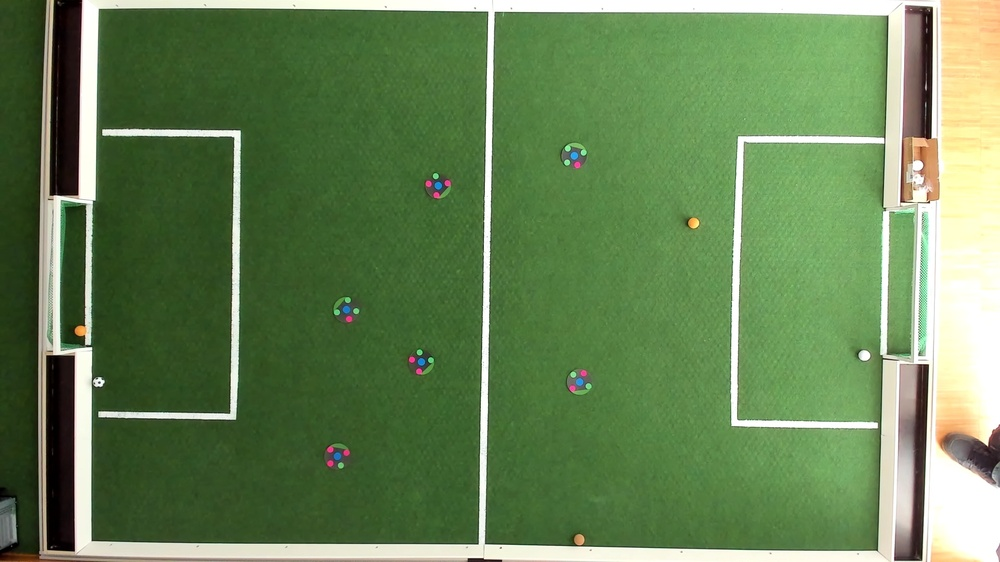
#> input picture FieldTest_AllLight_Off_Daylight(hight).jpg, 1000 x 562 px, shrunk from 1920 x 1080 before the run
$ python erosion.py --input 'FieldTest_AllLight_Off_Daylight(hight).jpg'
#> lines starting #> are read from the running program, lines starting #| are printed output that depends on the picture; after the words box and inside, x2 and y2 are one past the last pixel; in counts of white or black regions, pixels touching at a corner belong together
from __future__ import print_function
import cv2 as cv
import numpy as np
import argparse
src = None
erosion_size = 0
max_elem = 2
max_kernel_size = 21
title_trackbar_element_shape = 'Element:\n 0: Rect \n 1: Cross \n 2: Ellipse'
title_trackbar_kernel_size = 'Kernel size:\n 2n +1'
title_erosion_window = 'Erosion Demo'
title_dilation_window = 'Dilation Demo'

# [42 lines left out: functions main, morph_shape, erosion, dilatation, not called in this run]

'''
if __name__ == "__main__":
    parser = argparse.ArgumentParser(description='Code for Eroding and Dilating tutorial.')
    parser.add_argument('--input', help='Path to input image.', default='Robot5_x1101_y299.jpg')
    args = parser.parse_args()
    main(args.input)
'''

# from __future__ import print_function
import cv2 as cv
import numpy as np
import argparse
morph_size = 0
max_operator = 4
max_elem = 2
max_kernel_size = 21
title_trackbar_operator_type = 'Operator:\n 0: Opening - 1: Closing  \n 2: Gradient - 3: Top Hat \n 4: Black Hat'
title_trackbar_element_type = 'Element:\n 0: Rect - 1: Cross - 2: Ellipse'
title_trackbar_kernel_size = 'Kernel size:\n 2n + 1'
title_window = 'Morphology Transformations Demo'
morph_op_dic = {0: cv.MORPH_OPEN, 1: cv.MORPH_CLOSE, 2: cv.MORPH_GRADIENT, 3: cv.MORPH_TOPHAT, 4: cv.MORPH_BLACKHAT}
# [15 lines left out: function morphology_operations, not called in this run]
parser = argparse.ArgumentParser(description='Code for More Morphology Transformations tutorial.')
parser.add_argument('--input', help='Path to input image.', default='Robot5_x1101_y299.jpg')
args = parser.parse_args()
src = cv.imread(cv.samples.findFile(args.input))
#> src is the input picture: shape (562, 1000, 3); mean B, G, R 85.2, 131.5, 103.3

if src is None:
    print('Could not open or find the image: ', args.input)
    exit(0)
'''
cv.namedWindow(title_window)
cv.createTrackbar(title_trackbar_operator_type, title_window , 0, max_operator, morphology_operations)
cv.createTrackbar(title_trackbar_element_type, title_window , 0, max_elem, morphology_operations)
cv.createTrackbar(title_trackbar_kernel_size, title_window , 0, max_kernel_size, morphology_operations)
morphology_operations(0)
cv.waitKey()
'''

import cv2 as cv
import numpy as np
import argparse
import random as rng
rng.seed(12345)
parser = argparse.ArgumentParser(description='Code for Image Segmentation with Distance Transform and Watershed Algorithm.\
    Sample code showing how to segment overlapping objects using Laplacian filtering, \
    in addition to Watershed and Distance Transformation')
parser.add_argument('--input', help='Path to input image.', default='Robot5_x1101_y299.jpg')
args = parser.parse_args()
src = cv.imread(cv.samples.findFile(args.input))
if src is None:
    print('Could not open or find the image:', args.input)
    exit(0)
# Show source image
cv.imshow('Source Image', src)
src[np.all(src == 255, axis=2)] = 0
#> src: shape (562, 1000, 3); 1.39% of pixels changed, all inside (x1, y1, x2, y2) = (86, 0, 1000, 562)
# Show output image
cv.imshow('Black Background Image', src)
kernel = np.array([[1, 1, 1], [1, -8, 1], [1, 1, 1]], dtype=np.float32)
# do the laplacian filtering as it is
# well, we need to convert everything in something more deeper then CV_8U
# because the kernel has some negative values,
# and we can expect in general to have a Laplacian image with negative values
# BUT a 8bits unsigned int (the one we are working with) can contain values from 0 to 255
# so the possible negative number will be truncated
imgLaplacian = cv.filter2D(src, cv.CV_32F, kernel)
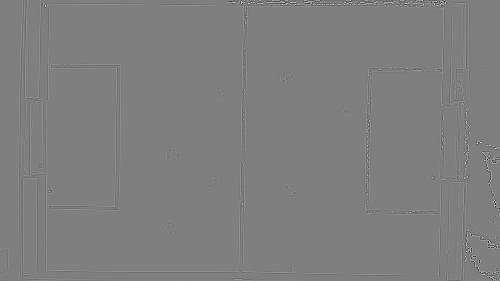
#> imgLaplacian: shape (562, 1000, 3) float32 (shown at 1/2 size); mean B, G, R -0.2, -0.2, -0.2; drawn with min black and max white
sharp = np.float32(src)
imgResult = sharp - imgLaplacian
# convert back to 8bits gray scale
imgResult = np.clip(imgResult, 0, 255)
imgResult = imgResult.astype('uint8')
imgLaplacian = np.clip(imgLaplacian, 0, 255)
imgLaplacian = np.uint8(imgLaplacian)
#cv.imshow('Laplace Filtered Image', imgLaplacian)
cv.imshow('New Sharped Image', imgResult)
bw = cv.cvtColor(imgResult, cv.COLOR_BGR2GRAY)
_, bw = cv.threshold(bw, 40, 255, cv.THRESH_BINARY | cv.THRESH_OTSU)
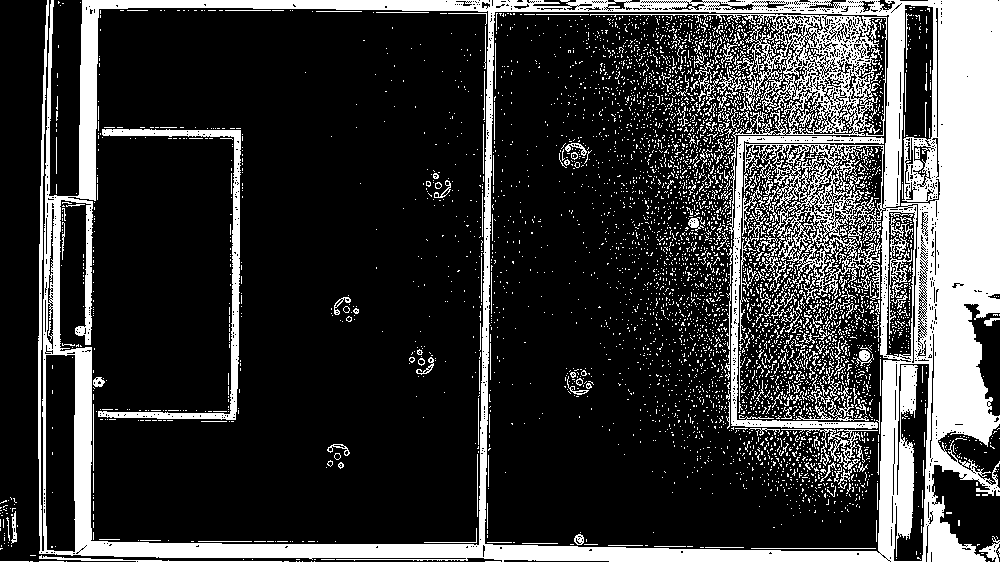
#> bw: shape (562, 1000); 22.7% white; 4653 white regions (4440 under 20 px), largest, box (x1, y1, x2, y2) and area: (38, 0, 1000, 562) 85547, (590, 14, 887, 429) 12356, (98, 129, 241, 420) 3617
cv.imshow('Binary Image', bw)
dist = cv.distanceTransform(bw, cv.DIST_L2, 3)
# Normalize the distance image for range = {0.0, 1.0}
# so we can visualize and threshold it
cv.normalize(dist, dist, 0, 1.0, cv.NORM_MINMAX)
cv.imshow('Distance Transform Image', dist)
_, dist = cv.threshold(dist, 0.4, 1.0, cv.THRESH_BINARY)
#> dist: shape (562, 1000) float32; values 0 (black) and 1 (white), 1.2% white; 2 white regions, box (x1, y1, x2, y2) and area: (961, 0, 1000, 269) 6844, (958, 385, 961, 399) 27
# Dilate a bit the dist image
kernel1 = np.ones((3,3), dtype=np.uint8)
dist = cv.dilate(dist, kernel1)
#> dist: shape (562, 1000) float32; values 0 (black) and 1 (white), 1.3% white; 2 white regions, box (x1, y1, x2, y2) and area: (960, 0, 1000, 270) 7357, (957, 384, 962, 400) 65
cv.imshow('Peaks', dist)
dist_8u = dist.astype('uint8')
#> dist_8u: shape (562, 1000); values 0 (black) and 1 (white), 1.3% white; 2 white regions
# Find total markers
contours, _ = cv.findContours(dist_8u, cv.RETR_EXTERNAL, cv.CHAIN_APPROX_SIMPLE)
#> contours = 2 contours; box (x1, y1, x2, y2) and area: (960, 0, 1000, 270) 7042, (957, 384, 962, 400) 46
# Create the marker image for the watershed algorithm
markers = np.zeros(dist.shape, dtype=np.int32)
# Draw the foreground markers
for i in range(len(contours)):
    cv.drawContours(markers, contours, i, (i+1), -1)
#> this loop made 2 passes
#> markers: shape (562, 1000) int32; 3 distinct labels, from 0 to 2
# Draw the background marker
cv.circle(markers, (5,5), 3, (255,255,255), -1)
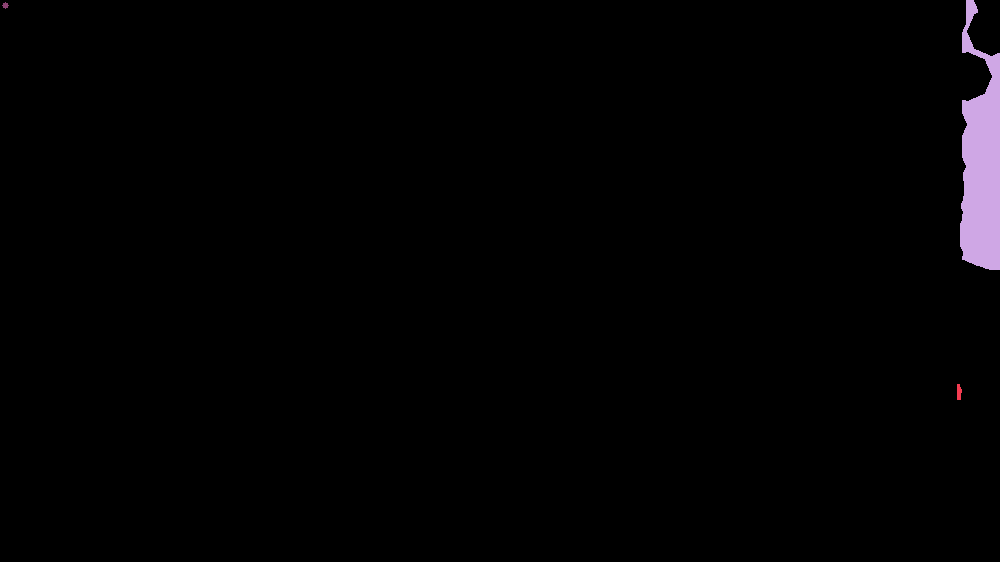
#> markers: shape (562, 1000) int32; 4 distinct labels, from 0 to 255; one colour per label, 0 black
markers_8u = (markers * 10).astype('uint8')
cv.imshow('Markers', markers_8u)
cv.watershed(imgResult, markers)
#mark = np.zeros(markers.shape, dtype=np.uint8)
mark = markers.astype('uint8')
mark = cv.bitwise_not(mark)
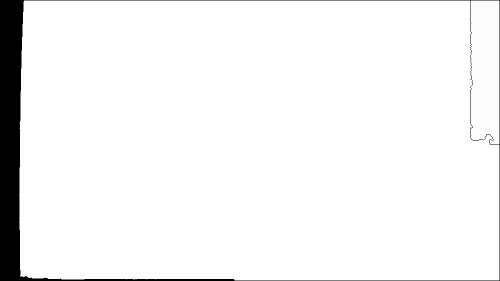
#> mark: shape (562, 1000) (shown at 1/2 size); min 0, max 254, mean 241.6
# uncomment this if you want to see how the mark
# image looks like at that point
#cv.imshow('Markers_v2', mark)
# Generate random colors
colors = []
for contour in contours:
    colors.append((rng.randint(0,256), rng.randint(0,256), rng.randint(0,256)))
#> after the loop, colors = [(213, 5, 152), (188, 99, 138)]
# Create the result image
dst = np.zeros((markers.shape[0], markers.shape[1], 3), dtype=np.uint8)
# Fill labeled objects with random colors
for i in range(markers.shape[0]):
    for j in range(markers.shape[1]):
        index = markers[i,j]
        if index > 0 and index <= len(contours):
            dst[i,j,:] = colors[index-1]
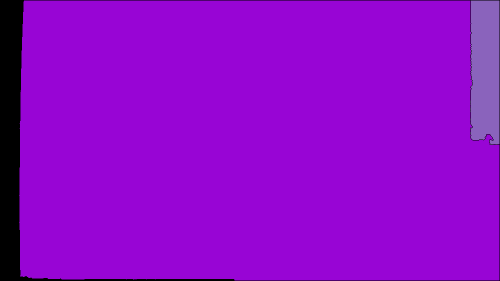
#> dst: shape (562, 1000, 3) (shown at 1/2 size); mean of channels 0, 1, 2 201.9, 7.4, 144.2; drawn as B, G, R
# Visualize the final image
#cv.imshow('Final Result', dst)
#cv.waitKey()


# Load the image
parser = argparse.ArgumentParser(description='Code for Image Segmentation with Distance Transform and Watershed Algorithm.\
    Sample code showing how to segment overlapping objects using Laplacian filtering, \
    in addition to Watershed and Distance Transformation')
parser.add_argument('--input', help='Path to input image.', default='Robot5_x1101_y299.jpg')
args = parser.parse_args()
src = cv.imread(cv.samples.findFile(args.input))
if src is None:
    print('Could not open or find the image:', args.input)
    exit(0)
# Show source image
cv.imshow('Source Image', src)

# Change the background from white to black, since that will help later to extract
# better results during the use of Distance Transform
src[np.all(src == 255, axis=2)] = 0
# Show output image
cv.imshow('Black Background Image', src)

# Create a kernel that we will use to sharpen our image
# an approximation of second derivative, a quite strong kernel
kernel = np.array([[1, 1, 1], [1, -8, 1], [1, 1, 1]], dtype=np.float32)
# do the laplacian filtering as it is
# well, we need to convert everything in something more deeper then CV_8U
# because the kernel has some negative values,
# and we can expect in general to have a Laplacian image with negative values
# BUT a 8bits unsigned int (the one we are working with) can contain values from 0 to 255
# so the possible negative number will be truncated
imgLaplacian = cv.filter2D(src, cv.CV_32F, kernel)
sharp = np.float32(src)
imgResult = sharp - imgLaplacian
# convert back to 8bits gray scale
imgResult = np.clip(imgResult, 0, 255)
imgResult = imgResult.astype('uint8')
imgLaplacian = np.clip(imgLaplacian, 0, 255)
imgLaplacian = np.uint8(imgLaplacian)
#cv.imshow('Laplace Filtered Image', imgLaplacian)
cv.imshow('New Sharped Image', imgResult)

# Create binary image from source image
bw = cv.cvtColor(imgResult, cv.COLOR_BGR2GRAY)
_, bw = cv.threshold(bw, 40, 255, cv.THRESH_BINARY | cv.THRESH_OTSU)
cv.imshow('Binary Image', bw)


# Perform the distance transform algorithm
dist = cv.distanceTransform(bw, cv.DIST_L2, 3)
# Normalize the distance image for range = {0.0, 1.0}
# so we can visualize and threshold it
cv.normalize(dist, dist, 0, 1.0, cv.NORM_MINMAX)
cv.imshow('Distance Transform Image', dist)

# Threshold to obtain the peaks
# This will be the markers for the foreground objects
_, dist = cv.threshold(dist, 0.4, 1.0, cv.THRESH_BINARY)
# Dilate a bit the dist image
kernel1 = np.ones((3,3), dtype=np.uint8)
dist = cv.dilate(dist, kernel1)
cv.imshow('Peaks', dist)

# Create the CV_8U version of the distance image
# It is needed for findContours()
dist_8u = dist.astype('uint8')
# Find total markers
contours, _ = cv.findContours(dist_8u, cv.RETR_EXTERNAL, cv.CHAIN_APPROX_SIMPLE)
# Create the marker image for the watershed algorithm
markers = np.zeros(dist.shape, dtype=np.int32)
# Draw the foreground markers
for i in range(len(contours)):
    cv.drawContours(markers, contours, i, (i+1), -1)
# Draw the background marker
cv.circle(markers, (5,5), 3, (255,255,255), -1)
markers_8u = (markers * 10).astype('uint8')
cv.imshow('Markers', markers_8u)

# Perform the watershed algorithm
cv.watershed(imgResult, markers)
#mark = np.zeros(markers.shape, dtype=np.uint8)
mark = markers.astype('uint8')
mark = cv.bitwise_not(mark)
# uncomment this if you want to see how the mark
# image looks like at that point
#cv.imshow('Markers_v2', mark)
# Generate random colors
colors = []
for contour in contours:
    colors.append((rng.randint(0,256), rng.randint(0,256), rng.randint(0,256)))
#> after the loop, colors = [(223, 82, 191), (63, 221, 133)]
# Create the result image
dst = np.zeros((markers.shape[0], markers.shape[1], 3), dtype=np.uint8)
# Fill labeled objects with random colors
for i in range(markers.shape[0]):
    for j in range(markers.shape[1]):
        index = markers[i,j]
        if index > 0 and index <= len(contours):
            dst[i,j,:] = colors[index-1]
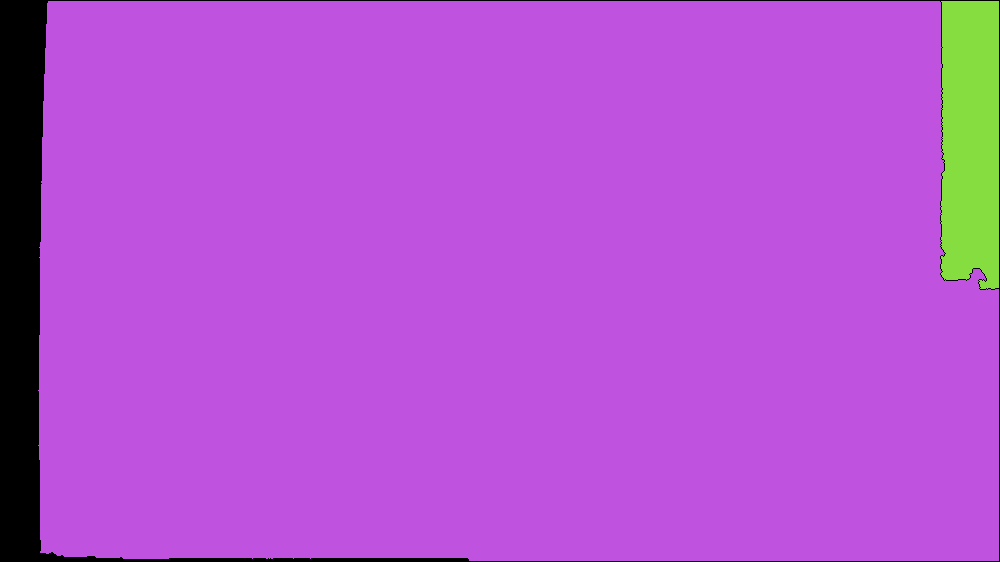
#> dst: shape (562, 1000, 3); mean of channels 0, 1, 2 207.6, 81.9, 180.1; drawn as B, G, R
# Visualize the final image
cv.imshow('Final Result', dst)
cv.waitKey()

$ run again, on HalfFrame.jpg
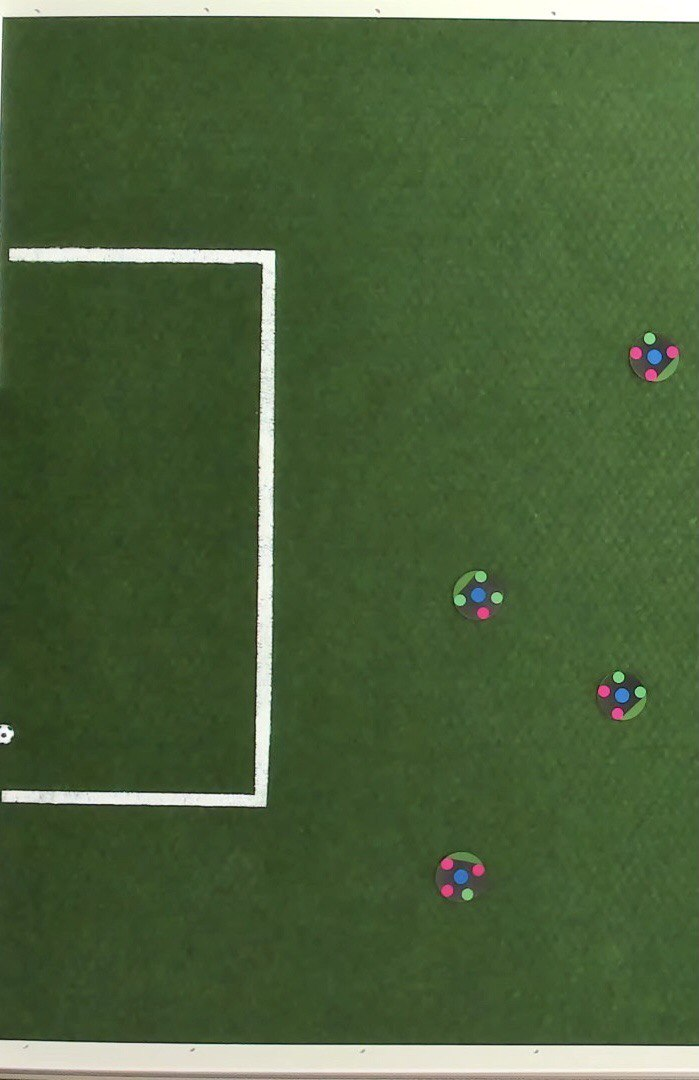
#> input picture HalfFrame.jpg, 699 x 1080 px
#> src is the input picture: shape (1080, 699, 3); mean B, G, R 58.6, 96.8, 74.8
#> src: shape (1080, 699, 3); 0.03% of pixels changed, all inside (x1, y1, x2, y2) = (592, 0, 699, 19)
#> dist_8u: shape (1080, 699); values 0 (black) and 1 (white), 2.1% white; 3 white regions
#> contours = 3 contours; box (x1, y1, x2, y2) and area: (0, 1047, 699, 1067) 8376, (206, 0, 665, 14) 4363, (0, 0, 205, 11) 1545
#> the loop `for i in range(len(contours)):` made 3 passes
#> after the loop `for i in range(len(contours)):`:
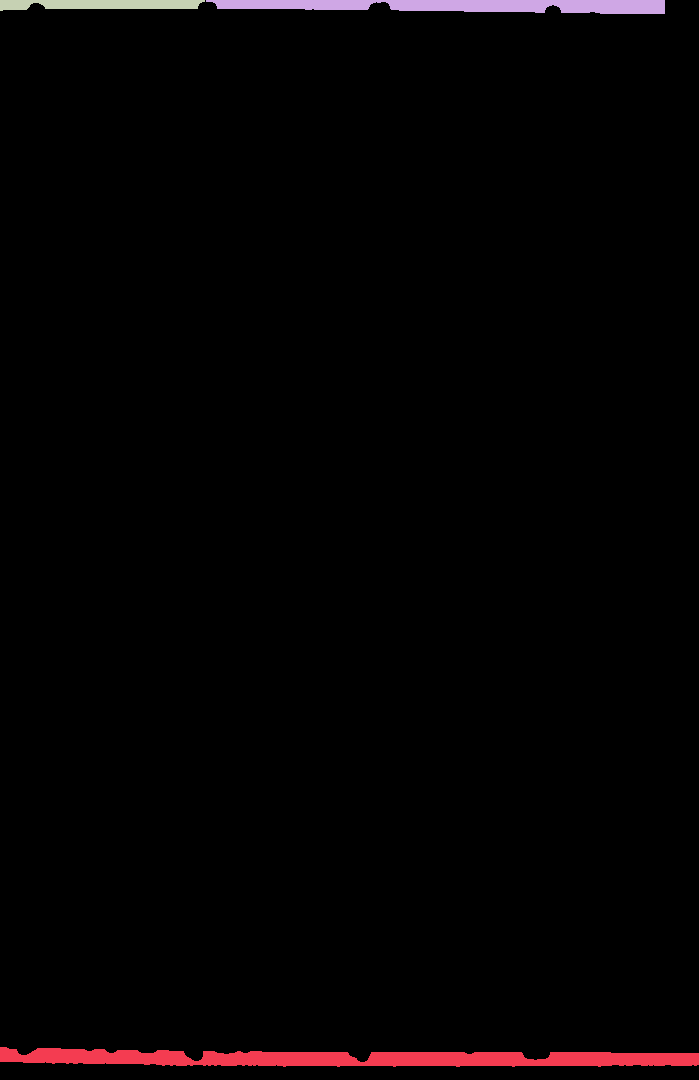
#> markers: shape (1080, 699) int32; 4 distinct labels, from 0 to 3; one colour per label, 0 black
#> the loop `for contour in contours:` made 3 passes
#> after the loop `for contour in contours:`: colors = [(213, 5, 152), (188, 99, 138), (223, 82, 191)]
#> after the loop `for contour in contours:`: colors = [(63, 221, 133), (89, 95, 181), (46, 211, 85)]
#> after the loop `for i in range(markers.shape[0]):`:
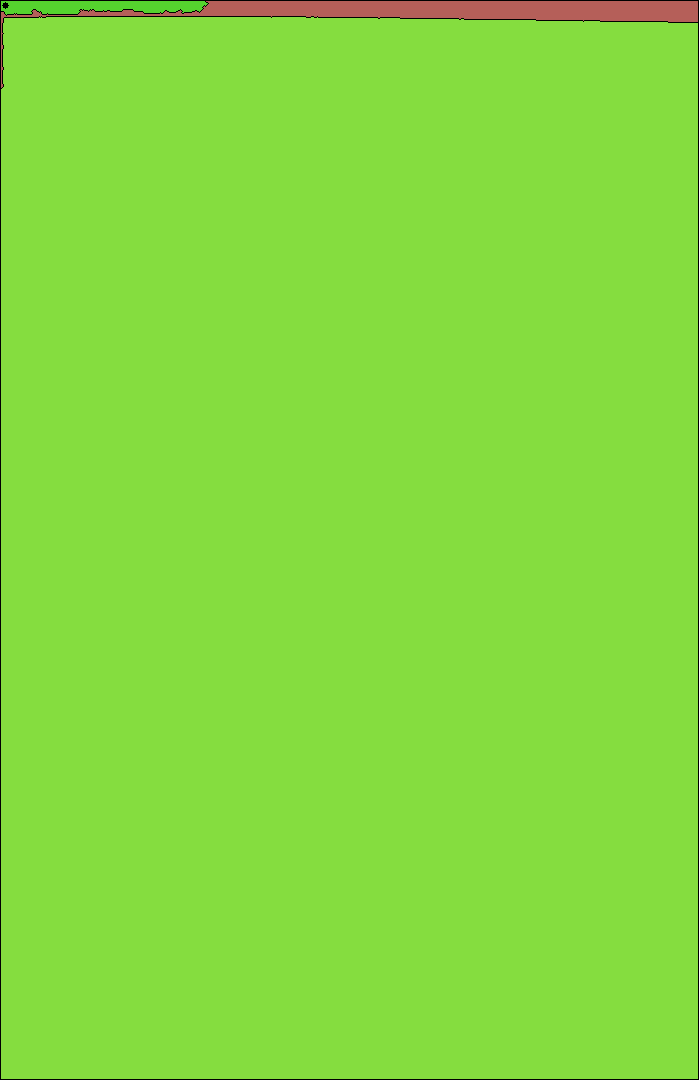
#> dst: shape (1080, 699, 3); mean of channels 0, 1, 2 62.9, 218.1, 132.7; drawn as B, G, R
